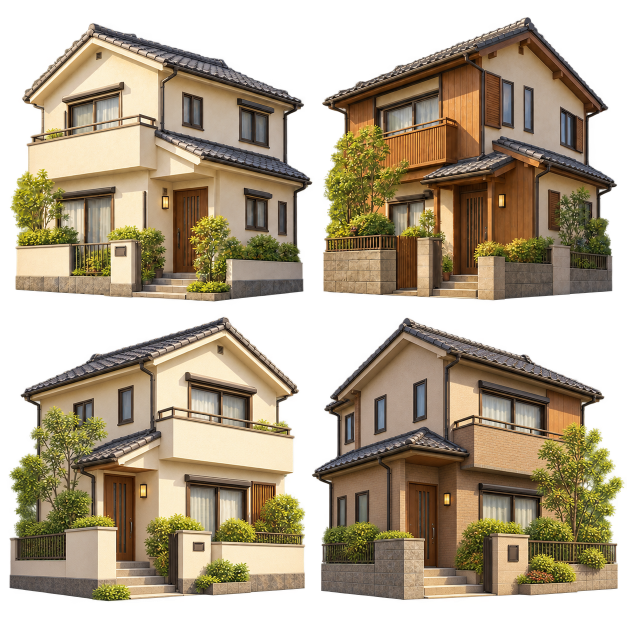
#> input picture art/neighborhood-v24/source/houses.png, 1254 x 1254 px (shown at 1/2 size)
$ python build-neighborhood-art.py
#> lines starting #> are read from the running program, lines starting #| are printed output that depends on the picture; pictures that were not available may be replaced by others from this repository, and a replacement may not be noted
"""Pack the generated house atlas; retain RGBA and measured ground anchors."""
from pathlib import Path
from PIL import Image
import hashlib
import json

ROOT = Path(__file__).resolve().parents[1]
SOURCE = ROOT / 'art/neighborhood-v24/source/houses.png'
OUTPUT = ROOT / 'art/neighborhood-v24/houses.webp'

def digest(path):
    return hashlib.sha256(path.read_bytes()).hexdigest()

image = Image.open(SOURCE).convert('RGBA')
#> image is the input picture: PIL image 1254x1254 RGBA; mean R, G, B, A 99.5, 85.5, 62.1, 169.6
image.thumbnail((1024, 1024), Image.Resampling.LANCZOS)
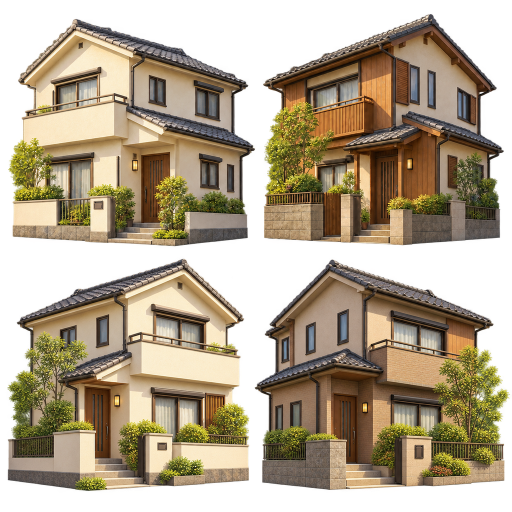
#> image: PIL image 1024x1024 RGBA (shown at 1/2 size); mean R, G, B, A 99, 85.1, 61.8, 169.6; transparent parts drawn white
image.save(OUTPUT, 'WEBP', quality=86, method=6, exact=True)
width, height = image.size
#> width = 1024; height = 1024
cw, ch = width // 2, height // 2
#> cw = 512; ch = 512
cells = {}
for name, cx, cy in [('cream-left', 0, 0), ('timber-left', 1, 0), ('cream-right', 0, 1), ('brick-right', 1, 1)]:
    alpha = image.getchannel('A').crop((cx*cw, cy*ch, (cx+1)*cw, (cy+1)*ch))
    bounds = alpha.point(lambda value: 255 if value >= 24 else 0).getbbox()
    if not bounds:
        raise RuntimeError(f'Empty generated house: {name}')
    x0, y0, x1, y1 = bounds
    cells[name] = {
        'cell': [cx, cy],
        'crop': [cx*cw+x0, cy*ch+y0, x1-x0, y1-y0],
        'rootAnchor': [cx*cw+(x0+x1)/2, cy*ch+y1-3],
    }
#> this loop made 4 passes
#> (x0, y0, x1, y1) on passes 1 to 4: (16, 37, 510, 493), (14, 28, 496, 491), (14, 5, 512, 470), (0, 7, 508, 468)
#> pass 1, `alpha = image.getchannel('A').crop((cx*cw, cy*ch, (cx+1)*cw, (cy+1)*ch))`:
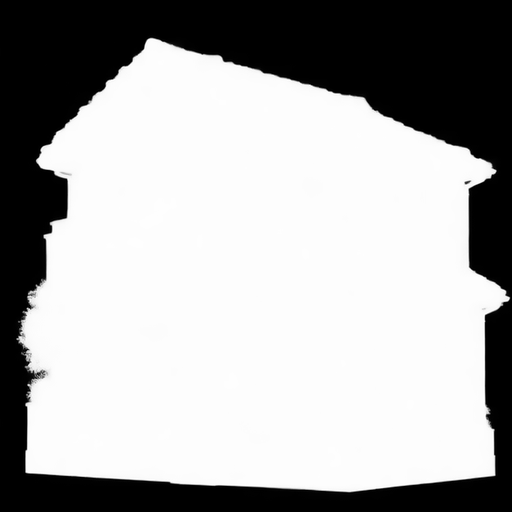
#> alpha: PIL image 512x512 L; min 0, max 255, mean 168
#> pass 2, `alpha = image.getchannel('A').crop((cx*cw, cy*ch, (cx+1)*cw, (cy+1)*ch))`:
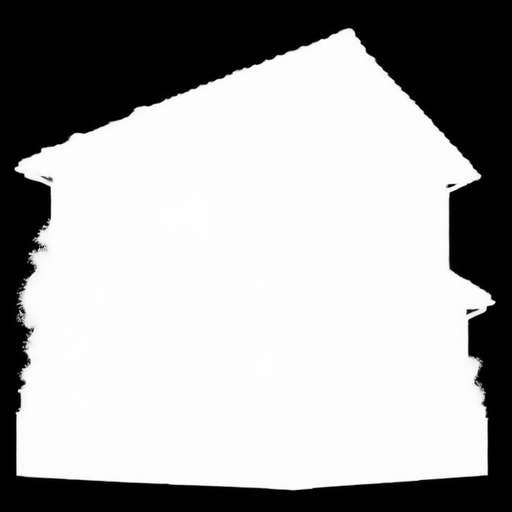
#> alpha: PIL image 512x512 L; min 0, max 255, mean 167
#> pass 3, `alpha = image.getchannel('A').crop((cx*cw, cy*ch, (cx+1)*cw, (cy+1)*ch))`:
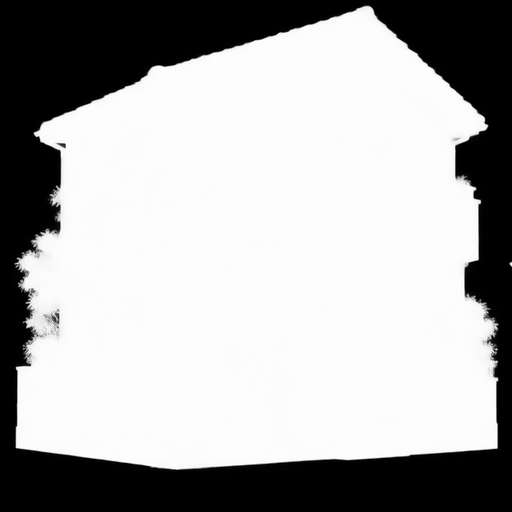
#> alpha: PIL image 512x512 L; min 0, max 255, mean 171.8
#> after the loop, cells = 4 items
asset = {
    'path': str(OUTPUT.relative_to(ROOT)), 'source': str(SOURCE.relative_to(ROOT)),
    'width': width, 'height': height, 'bytes': OUTPUT.stat().st_size,
    'decodedBytes': width*height*4, 'sha256': digest(OUTPUT), 'sourceSha256': digest(SOURCE),
}
asphalt_source = OUTPUT.parent / 'source/asphalt.png'
asphalt_output = OUTPUT.parent / 'asphalt.webp'
asphalt = Image.open(asphalt_source).convert('RGB')
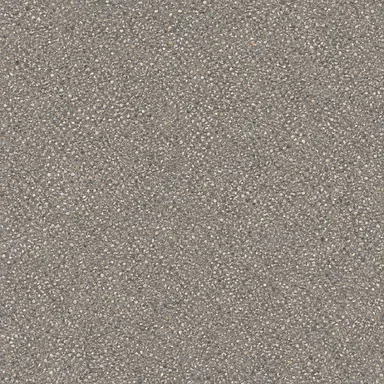
#> input picture art/neighborhood-v24/asphalt.webp, 384 x 384 px, given in place of asphalt.png, which was not available
#> asphalt is the input picture: PIL image 384x384 RGB; mean R, G, B 144.8, 137.2, 128.5
asphalt = asphalt.resize((384, 384), Image.Resampling.LANCZOS)
asphalt.save(asphalt_output, 'WEBP', quality=80, method=6)
asphalt_asset = {
    'path': str(asphalt_output.relative_to(ROOT)), 'source': str(asphalt_source.relative_to(ROOT)),
    'width': 384, 'height': 384, 'bytes': asphalt_output.stat().st_size,
    'decodedBytes': 384*384*4, 'sha256': digest(asphalt_output), 'sourceSha256': digest(asphalt_source),
}
assets = {'houses': asset, 'asphalt': asphalt_asset}
metadata = {'generator': 'scripts/build-neighborhood-art.py', 'assets': assets,
            'houseCells': cells, 'totalBytes': sum(item['bytes'] for item in assets.values()),
            'totalDecodedBytes': sum(item['decodedBytes'] for item in assets.values())}
(OUTPUT.parent/'metadata.json').write_text(json.dumps(metadata, indent=2)+'\n')
print(json.dumps(metadata, indent=2))
#> (printed output is left out)
